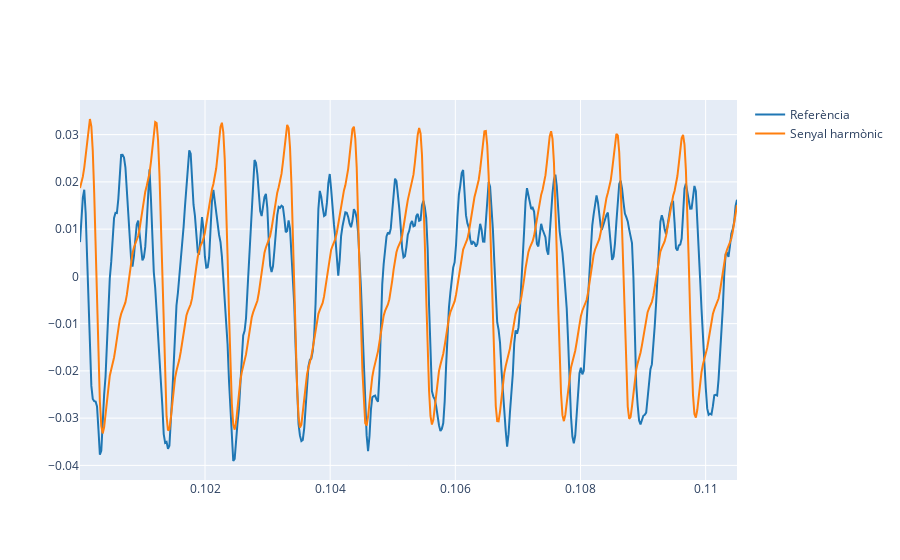

Here is the notebook cell this chart was saved with:
### Markdown cell above
3.2. Now, define a harmonic signal, `y` whose fundamental frequency is the defined in Lab 1. Go step by step adding a new harmonic in each step. Plot both signals (the reference and the synthesized) and try to reproduce the shape of the reference signal.

**Note 1**: in order to have a similar shape, we need to select the amplitudes and phases carefully. One way to do this is to define the harmonic signal as follows:

$$y(t) = \sum_{k=1}^K A_k\cos\left(2\pi kf_0 t + k \phi - (k-1)\pi/2 \right), $$

where $K$ is the number of harmonics, $f_0$ is the fundamental frequency, $A_k$ is the amplitude (weight) of each harmonic and $\phi$ is the phase of the signal (defined in Lab1 Ex 2.4).

**Note 2**:
Define the $A_k$ values relative to the fundamental frequency. This means to define $A_1=1$ and the others less than 1. You can use Audacity to plot the spectrum of the fragment selected of the reference audio and measure the relative amplitudes of the harmonics.

**Note 3**: Normalize the amplitude of the signal by the same amplitude of the reference. For instance, if the amplitude of the reference signal is 0.33, you can normalize the syntesized signal by first dividing by its maximum and then multiplyng by 0.33:

```
y = 0.33 * y / np.amax(y)
```

### Code cell
# Paràmetres inicials (matexos que els del Lab 1)
phi = 0       # fase inicial 
A_ref = 0.1      # amplitud inicial de referència
duration = 1     # 1 segon d'audió
t = np.linspace(0, duration, int(fs * duration))

# Definim els paràmetres dels harmònics
K = 5       # nombre d'harmònics
Ak = [1.0, 0.5, 0.3, 0.15, 0.1]    # amplituds relatives (A1 és la fonamental)
y = np.zeros_like(t)

# Construcció del senyal harmònic (fórmula esmentada anteriorment)
for k in range(1, K + 1):
    y += Ak[k - 1] * np.cos(2 * np.pi * k * f0 * t + k * phi - (k - 1) * np.pi / 2)

# Per millorar el senyal, simulem la decadència de l'amplitud
decay_rate = 11  # controla la velocitat de decadència
decay = np.exp(-decay_rate * t)
y *= decay

# Normalitzem per tenir la mateixa amplitud màxima que la referència
y = A_ref * y / np.max(y)

# Representem el senyal de referència i el sintetitzat en un cert interval
plot_signals([ref[:len(y)], y], fs, t_start=0.1, t_end=t_start + 10*T,
             name=['Referència', 'Senyal harmònic'])

### Figure 1 — Plotly figure (JSON) as saved in the notebook; plotly's stock layout.template omitted (floating-point values rounded to 4 significant figures; data arrays with more than 128 entries replaced by an {"elided": "..."} marker saying what was removed)
{"data": [{"line": {"color": "#1f77b4", "shape": "linear"}, "mode": "lines", "name": "Referència", "type": "scatter", "x": {"elided": "464 float values"}, "y": {"elided": "464 float values"}}, {"line": {"color": "#ff7f0e", "shape": "linear"}, "mode": "lines", "name": "Senyal harmònic", "type": "scatter", "x": {"elided": "464 float values"}, "y": {"elided": "464 float values"}}], "layout": {}}
